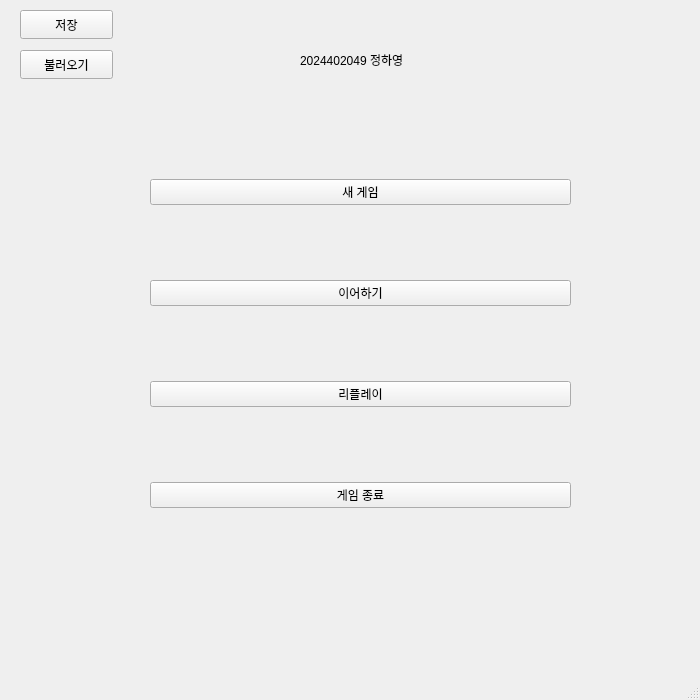
<?xml version="1.0" encoding="UTF-8"?>
<ui version="4.0">
 <class>MainWindow</class>
 <widget class="QMainWindow" name="MainWindow">
  <property name="geometry">
   <rect>
    <x>0</x>
    <y>0</y>
    <width>700</width>
    <height>700</height>
   </rect>
  </property>
  <property name="windowTitle">
   <string>MainWindow</string>
  </property>
  <widget class="QWidget" name="centralwidget">
   <widget class="QStackedWidget" name="stackedWidget">
    <property name="geometry">
     <rect>
      <x>0</x>
      <y>-30</y>
      <width>700</width>
      <height>700</height>
     </rect>
    </property>
    <widget class="QWidget" name="page">
     <widget class="QWidget" name="layoutWidget">
      <property name="geometry">
       <rect>
        <x>150</x>
        <y>140</y>
        <width>421</width>
        <height>471</height>
       </rect>
      </property>
      <layout class="QVBoxLayout" name="verticalLayout">
       <item>
        <widget class="QPushButton" name="newbutton">
         <property name="text">
          <string>새 게임</string>
         </property>
        </widget>
       </item>
       <item>
        <widget class="QPushButton" name="continuebutton">
         <property name="text">
          <string>이어하기</string>
         </property>
        </widget>
       </item>
       <item>
        <widget class="QPushButton" name="replaybutton">
         <property name="text">
          <string>리플레이</string>
         </property>
        </widget>
       </item>
       <item>
        <widget class="QPushButton" name="endbutton">
         <property name="text">
          <string>게임 종료</string>
         </property>
        </widget>
       </item>
      </layout>
     </widget>
     <widget class="QLabel" name="label">
      <property name="geometry">
       <rect>
        <x>300</x>
        <y>80</y>
        <width>131</width>
        <height>20</height>
       </rect>
      </property>
      <property name="text">
       <string>2024402049 정하영</string>
      </property>
     </widget>
     <widget class="QPushButton" name="saveButton">
      <property name="geometry">
       <rect>
        <x>20</x>
        <y>40</y>
        <width>93</width>
        <height>29</height>
       </rect>
      </property>
      <property name="text">
       <string>저장</string>
      </property>
     </widget>
     <widget class="QPushButton" name="loadButton">
      <property name="geometry">
       <rect>
        <x>20</x>
        <y>80</y>
        <width>93</width>
        <height>29</height>
       </rect>
      </property>
      <property name="text">
       <string>불러오기</string>
      </property>
     </widget>
    </widget>
    <widget class="QWidget" name="page_2">
     <widget class="QWidget" name="boardContainer" native="true">
      <property name="geometry">
       <rect>
        <x>0</x>
        <y>10</y>
        <width>700</width>
        <height>700</height>
       </rect>
      </property>
     </widget>
    </widget>
    <widget class="QWidget" name="page_3"/>
   </widget>
  </widget>
  <widget class="QMenuBar" name="menubar">
   <property name="geometry">
    <rect>
     <x>0</x>
     <y>0</y>
     <width>700</width>
     <height>26</height>
    </rect>
   </property>
  </widget>
  <widget class="QStatusBar" name="statusbar"/>
 </widget>
 <resources/>
 <connections/>
</ui>
